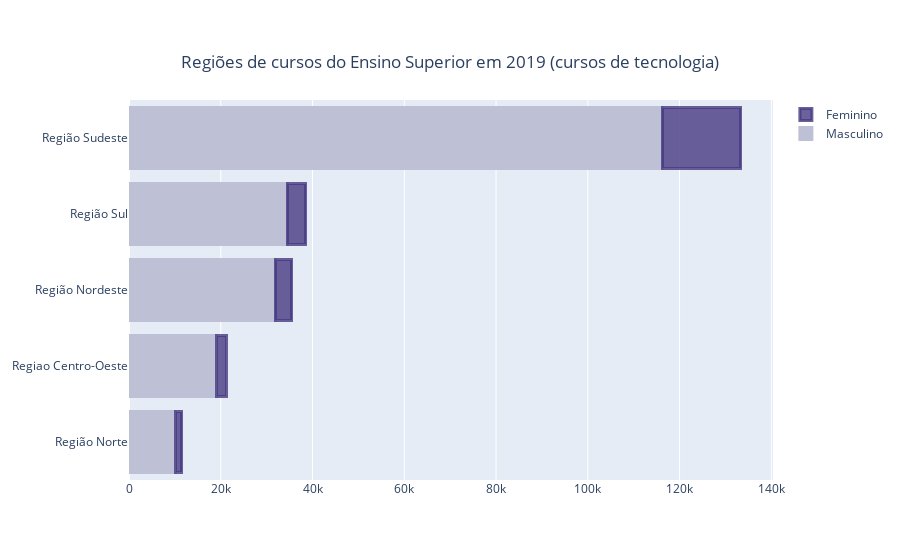

The notebook cell this image was saved under:
### Code cell
fig = go.Figure()
fig.add_trace(go.Bar(
    y=['Região Norte', 'Regiao Centro-Oeste', 'Região Nordeste', 'Região Sul', 'Região Sudeste'],
    x=[10208, 19086, 31880, 34489, 116190],
    name='Masculino',
    orientation='h',
    marker=dict(
        color='rgba(190, 192, 213, 1)',
        line=dict(color='rgba(190, 192, 213, 1)', width=3)      
              
        
    )
))
fig.add_trace(go.Bar(
    y=['Região Norte', 'Regiao Centro-Oeste', 'Região Nordeste', 'Região Sul', 'Região Sudeste'],
    x=[1307, 2156, 3620, 4020, 17150],
    name='Feminino',
    orientation='h',
    marker=dict(
         color='rgba(71, 58, 131, 0.8)',
        line=dict(color='rgba(71, 58, 131, 0.8)', width=3)
    )
))

fig.update_layout(
    title={
        'text': "Regiões de cursos do Ensino Superior em 2019 (cursos de tecnologia)",
        'y':0.9,
        'x':0.5,
        'xanchor': 'center',
        'yanchor': 'top'})

        
fig.update_layout(barmode='stack')
fig.show()

### Figure 1 — Plotly figure (JSON) as saved in the notebook; plotly's stock layout.template omitted (floating-point values rounded to 4 significant figures)
{"data": [{"marker": {"color": "rgba(190, 192, 213, 1)", "line": {"color": "rgba(190, 192, 213, 1)", "width": 3}}, "name": "Masculino", "orientation": "h", "type": "bar", "x": [10208, 19086, 31880, 34489, 116190], "y": ["Região Norte", "Regiao Centro-Oeste", "Região Nordeste", "Região Sul", "Região Sudeste"]}, {"marker": {"color": "rgba(71, 58, 131, 0.8)", "line": {"color": "rgba(71, 58, 131, 0.8)", "width": 3}}, "name": "Feminino", "orientation": "h", "type": "bar", "x": [1307, 2156, 3620, 4020, 17150], "y": ["Região Norte", "Regiao Centro-Oeste", "Região Nordeste", "Região Sul", "Região Sudeste"]}], "layout": {"barmode": "stack", "title": {"text": "Regiões de cursos do Ensino Superior em 2019 (cursos de tecnologia)", "x": 0.5, "xanchor": "center", "y": 0.9, "yanchor": "top"}}}
